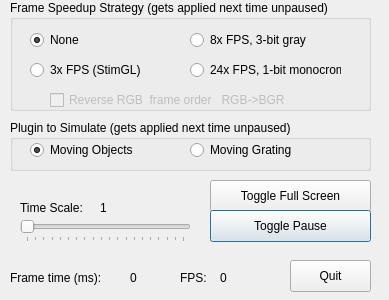
<?xml version="1.0" encoding="UTF-8"?>
<ui version="4.0">
 <class>Dialog</class>
 <widget class="QDialog" name="Dialog">
  <property name="geometry">
   <rect>
    <x>0</x>
    <y>0</y>
    <width>389</width>
    <height>300</height>
   </rect>
  </property>
  <property name="focusPolicy">
   <enum>Qt::NoFocus</enum>
  </property>
  <property name="windowTitle">
   <string>Test Ti 4500 DLP Controls</string>
  </property>
  <widget class="QPushButton" name="fullScreenBut">
   <property name="geometry">
    <rect>
     <x>210</x>
     <y>180</y>
     <width>161</width>
     <height>32</height>
    </rect>
   </property>
   <property name="text">
    <string>Toggle Full Screen</string>
   </property>
   <property name="shortcut">
    <string>F</string>
   </property>
   <property name="autoDefault">
    <bool>false</bool>
   </property>
  </widget>
  <widget class="QPushButton" name="quitBut">
   <property name="geometry">
    <rect>
     <x>290</x>
     <y>260</y>
     <width>81</width>
     <height>32</height>
    </rect>
   </property>
   <property name="text">
    <string>Quit</string>
   </property>
  </widget>
  <widget class="QLabel" name="label">
   <property name="geometry">
    <rect>
     <x>180</x>
     <y>270</y>
     <width>31</width>
     <height>16</height>
    </rect>
   </property>
   <property name="text">
    <string>FPS:</string>
   </property>
  </widget>
  <widget class="QLabel" name="fpsLbl">
   <property name="geometry">
    <rect>
     <x>220</x>
     <y>270</y>
     <width>61</width>
     <height>16</height>
    </rect>
   </property>
   <property name="text">
    <string>0</string>
   </property>
  </widget>
  <widget class="QLabel" name="label_2">
   <property name="geometry">
    <rect>
     <x>10</x>
     <y>270</y>
     <width>111</width>
     <height>16</height>
    </rect>
   </property>
   <property name="text">
    <string>Frame time (ms):</string>
   </property>
  </widget>
  <widget class="QLabel" name="renderTimeLbl">
   <property name="geometry">
    <rect>
     <x>130</x>
     <y>270</y>
     <width>41</width>
     <height>16</height>
    </rect>
   </property>
   <property name="text">
    <string>0</string>
   </property>
  </widget>
  <widget class="QGroupBox" name="groupBox">
   <property name="geometry">
    <rect>
     <x>10</x>
     <y>0</y>
     <width>361</width>
     <height>111</height>
    </rect>
   </property>
   <property name="title">
    <string>Frame Speedup Strategy (gets applied next time unpaused)</string>
   </property>
   <widget class="QRadioButton" name="noneRadio">
    <property name="geometry">
     <rect>
      <x>20</x>
      <y>30</y>
      <width>102</width>
      <height>20</height>
     </rect>
    </property>
    <property name="text">
     <string>None</string>
    </property>
    <property name="checked">
     <bool>true</bool>
    </property>
    <attribute name="buttonGroup">
     <string notr="true">radioButs</string>
    </attribute>
   </widget>
   <widget class="QRadioButton" name="octupleRadio">
    <property name="geometry">
     <rect>
      <x>180</x>
      <y>30</y>
      <width>151</width>
      <height>20</height>
     </rect>
    </property>
    <property name="text">
     <string>8x FPS, 3-bit gray</string>
    </property>
    <attribute name="buttonGroup">
     <string notr="true">radioButs</string>
    </attribute>
   </widget>
   <widget class="QRadioButton" name="tripleRadio">
    <property name="geometry">
     <rect>
      <x>20</x>
      <y>60</y>
      <width>121</width>
      <height>20</height>
     </rect>
    </property>
    <property name="text">
     <string>3x FPS (StimGL)</string>
    </property>
    <attribute name="buttonGroup">
     <string notr="true">radioButs</string>
    </attribute>
   </widget>
   <widget class="QRadioButton" name="dodekaQuadrupleRadio">
    <property name="geometry">
     <rect>
      <x>180</x>
      <y>60</y>
      <width>151</width>
      <height>20</height>
     </rect>
    </property>
    <property name="text">
     <string>24x FPS, 1-bit monocrome</string>
    </property>
    <attribute name="buttonGroup">
     <string notr="true">radioButs</string>
    </attribute>
   </widget>
   <widget class="QCheckBox" name="reverseChk">
    <property name="enabled">
     <bool>false</bool>
    </property>
    <property name="geometry">
     <rect>
      <x>40</x>
      <y>90</y>
      <width>301</width>
      <height>20</height>
     </rect>
    </property>
    <property name="text">
     <string>Reverse RGB  frame order   RGB-&gt;BGR</string>
    </property>
   </widget>
  </widget>
  <widget class="QPushButton" name="pauseBut">
   <property name="geometry">
    <rect>
     <x>210</x>
     <y>210</y>
     <width>161</width>
     <height>32</height>
    </rect>
   </property>
   <property name="focusPolicy">
    <enum>Qt::TabFocus</enum>
   </property>
   <property name="text">
    <string>Toggle Pause</string>
   </property>
   <property name="default">
    <bool>true</bool>
   </property>
  </widget>
  <widget class="QGroupBox" name="groupBox_2">
   <property name="enabled">
    <bool>true</bool>
   </property>
   <property name="geometry">
    <rect>
     <x>10</x>
     <y>120</y>
     <width>361</width>
     <height>51</height>
    </rect>
   </property>
   <property name="title">
    <string>Plugin to Simulate (gets applied next time unpaused)</string>
   </property>
   <widget class="QRadioButton" name="movingObjectsRadio">
    <property name="geometry">
     <rect>
      <x>20</x>
      <y>20</y>
      <width>131</width>
      <height>20</height>
     </rect>
    </property>
    <property name="text">
     <string>Moving Objects</string>
    </property>
    <property name="checked">
     <bool>true</bool>
    </property>
    <attribute name="buttonGroup">
     <string notr="true">pluginButs</string>
    </attribute>
   </widget>
   <widget class="QRadioButton" name="movingGratingRadio">
    <property name="geometry">
     <rect>
      <x>180</x>
      <y>20</y>
      <width>151</width>
      <height>20</height>
     </rect>
    </property>
    <property name="text">
     <string>Moving Grating</string>
    </property>
    <attribute name="buttonGroup">
     <string notr="true">pluginButs</string>
    </attribute>
   </widget>
  </widget>
  <widget class="QSlider" name="timeSlider">
   <property name="geometry">
    <rect>
     <x>20</x>
     <y>220</y>
     <width>171</width>
     <height>22</height>
    </rect>
   </property>
   <property name="minimum">
    <number>1</number>
   </property>
   <property name="maximum">
    <number>20</number>
   </property>
   <property name="orientation">
    <enum>Qt::Horizontal</enum>
   </property>
   <property name="tickPosition">
    <enum>QSlider::TicksBelow</enum>
   </property>
   <property name="tickInterval">
    <number>1</number>
   </property>
  </widget>
  <widget class="QLabel" name="label_3">
   <property name="geometry">
    <rect>
     <x>20</x>
     <y>200</y>
     <width>81</width>
     <height>16</height>
    </rect>
   </property>
   <property name="text">
    <string>Time Scale:</string>
   </property>
  </widget>
  <widget class="QLabel" name="timeScaleLbl">
   <property name="geometry">
    <rect>
     <x>100</x>
     <y>200</y>
     <width>71</width>
     <height>16</height>
    </rect>
   </property>
   <property name="text">
    <string>1</string>
   </property>
  </widget>
 </widget>
 <layoutdefault spacing="6" margin="11"/>
 <resources/>
 <connections/>
 <buttongroups>
  <buttongroup name="radioButs"/>
  <buttongroup name="pluginButs"/>
 </buttongroups>
</ui>
